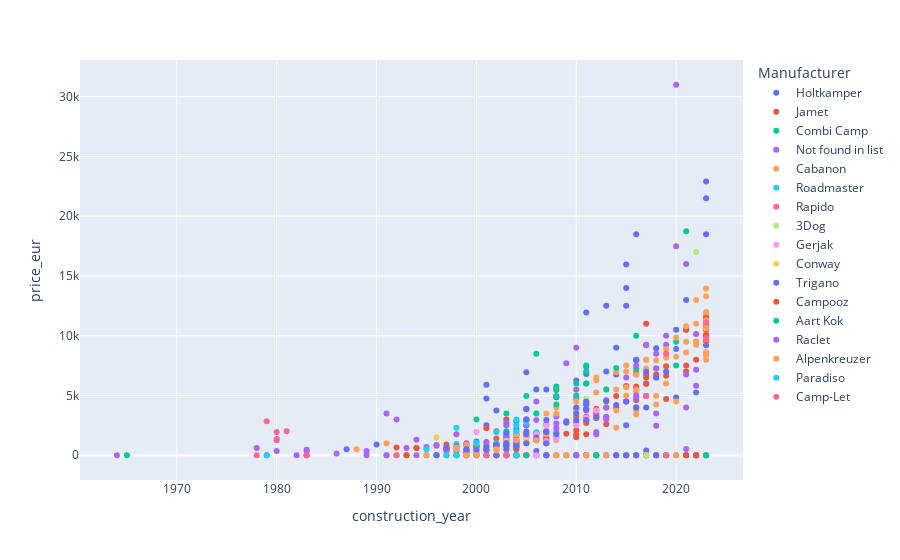

This figure's notebook cell:
### Code cell
fig = px.scatter(df_ads, x="construction_year", y="price_eur",
                color="Manufacturer",
                #  size='petal_length', 
                hover_data=['itemId','title']
                 )
fig.show()

### Figure 1 — Plotly figure (JSON) as saved in the notebook; plotly's stock layout.template omitted (floating-point values rounded to 4 significant figures; data arrays with more than 128 entries replaced by an {"elided": "..."} marker saying what was removed)
{"data": [{"customdata": {"elided": "71x2 str values"}, "hovertemplate": "Manufacturer=Holtkamper<br>construction_year=%{x}<br>price_eur=%{y}<br>itemId=%{customdata[0]}<br>title=%{customdata[1]}<extra></extra>", "legendgroup": "Holtkamper", "marker": {"color": "#636efa", "symbol": "circle"}, "mode": "markers", "name": "Holtkamper", "orientation": "v", "showlegend": true, "type": "scatter", "x": [2015, 2013, 2008, 2015, 1990, 2011, null, 2007, null, null, 2014, null, 2011, 2013, null, 2004, null, 2001, null, 2011, 2015, 2001, null, 2023, 2023, 2023, 2022, 2012, 2005, null, 2002, 2020, 2011, 2004, 2015, null, 2010, 2016, null, 2000, 2006, 2004, null, 2005, null, null, 2006, 2005, null, 2014, null, 2017, 2005, 2001, 2006, null, null, 1987, null, 2006, null, 2005, 2015, 1995, 2008, null, null, null, 2003, 2005, 2000], "xaxis": "x", "y": [15950, 7000, 4900, 0, 900, 11950, 6600, 5500, 750, 750, 6750, 1450, 6800, 12500, 3000, 0, 20750, 5900, 2500, 7395, 14000, 4750, 18295, 18495, 21495, 22895, 0, 0, 2500, 4000, 3750, 4825, 6000, 2850, 2500, 900, 6250, 18500, 445, 1150, 0, 2200, 1000, 3000, 4500, 850, 0, 0, 1200, 9000, 450, 400, 3900, 2500, 350, 4200, 2950, 500, 1700, 5500, 0, 3850, 12500, 0, 1450, 3400, 3950, 0, 0, 6950, 750], "yaxis": "y"}, {"customdata": {"elided": "222x2 str values"}, "hovertemplate": "Manufacturer=Jamet<br>construction_year=%{x}<br>price_eur=%{y}<br>itemId=%{customdata[0]}<br>title=%{customdata[1]}<extra></extra>", "legendgroup": "Jamet", "marker": {"color": "#EF553B", "symbol": "circle"}, "mode": "markers", "name": "Jamet", "orientation": "v", "showlegend": true, "type": "scatter", "x": {"elided": "222 int values"}, "xaxis": "x", "y": {"elided": "222 int values"}, "yaxis": "y"}, {"customdata": [["m2013201620", "Combi Camp Flexi Comfort XL - 2020 - Katoen - Boogluifel"], ["m2011859316", "Combi Camp Country vouwwagen 2021 model 2022"], ["m2011489639", "Combi Camp Valley 2010 met Varioluifel, Gastencabine & Mover"], ["m2013582687", "Complete Combi Camp Country 2011 met grote boogluifel"], ["m2010436853", "Combi Camp Easy vintage"], ["m2013402644", "Combi Camp Flexi Comfort XL met boogluifel"], ["m2013658566", "Combi camp Venezia"], ["m2013573708", "Combi Camp vouwwagen Venezia/Country"], ["m2002955287", "Combi camp venezia"], ["m2002861774", "Combi Camp vouwwagen 1965"], ["m2013436834", "Combi Camp Country met gastencabine 2005"], ["m2013076633", "Combi Camp venezia 2007"], ["m2012748992", "Combi camp Flexi, tent & trailer."], ["m2005834669", "Combi Camp"], ["m2012644345", "Combi camp"], ["m2012605988", "Combi Camp Flexi T&T mei 2021 met nieuwe boogluifel en hor"], ["m2012482244", "Combi Camp Country"], ["m2012460700", "Combi Camp Country"], ["m2012312446", "Combi Camp voortent en wagentent"], ["m2012296058", "Combi camp country  Xclusive 2019"], ["m2011684534", "Combi Camp Venezia"], ["m2011570287", "Combi camp country 2016"], ["m2010969034", "Combi Camp Venezia met gastencabine"], ["m2009888695", "Vouwwagen Combi Camp Valley 2007"], ["m1998299499", "Gevraagd Combi Camp Country voortent en/of voortent frame."], ["m1997828817", "Combi Camp Flexi Comfort XL 2016"], ["m2000320614", "Combi Camp Valley met gastencabine, keuken, disselbak & meer"], ["m2008176339", "Vouwwagen Combi Camp Country"], ["m1987784942", "Combi camp valley 2010 in prima staat."], ["m2007455954", "Combi Camp Country Zeer netjes en compleet"], ["m1996476072", "Vouwwagen | Combi Camp - Panda"], ["m2006203275", "Combi Camp FLEXI met boogluifel 2020"], ["m2005976654", "Vouwwagen Combi Camp Flexi Comfort XL 2016"], ["m2003661732", "Vouwwagen Combi Camp 4 persoons (nieuwe foto's)"]], "hovertemplate": "Manufacturer=Combi Camp<br>construction_year=%{x}<br>price_eur=%{y}<br>itemId=%{customdata[0]}<br>title=%{customdata[1]}<extra></extra>", "legendgroup": "Combi Camp", "marker": {"color": "#00cc96", "symbol": "circle"}, "mode": "markers", "name": "Combi Camp", "orientation": "v", "showlegend": true, "type": "scatter", "x": [2020, 2021, 2010, 2011, 1991, 2016, null, null, null, 1965, 2005, 2006, null, 2005, null, null, 2010, null, null, null, 2003, null, 2003, 2007, null, 2016, 2011, null, null, 2008, 1999, 2020, 2016, null], "xaxis": "x", "y": [9500, 18750, 0, 6000, 0, 7250, 1500, 7950, 2850, 0, 4950, 3500, 4125, 2950, 3950, 0, 0, 0, 0, 13000, 0, 9950, 2000, 0, 0, 8000, 7000, 3600, 3100, 5750, 0, 7500, 8000, 975], "yaxis": "y"}, {"customdata": {"elided": "186x2 str values"}, "hovertemplate": "Manufacturer=Not found in list<br>construction_year=%{x}<br>price_eur=%{y}<br>itemId=%{customdata[0]}<br>title=%{customdata[1]}<extra></extra>", "legendgroup": "Not found in list", "marker": {"color": "#ab63fa", "symbol": "circle"}, "mode": "markers", "name": "Not found in list", "orientation": "v", "showlegend": true, "type": "scatter", "x": {"elided": "186 int values"}, "xaxis": "x", "y": {"elided": "186 int values"}, "yaxis": "y"}, {"customdata": {"elided": "99x2 str values"}, "hovertemplate": "Manufacturer=Cabanon<br>construction_year=%{x}<br>price_eur=%{y}<br>itemId=%{customdata[0]}<br>title=%{customdata[1]}<extra></extra>", "legendgroup": "Cabanon", "marker": {"color": "#FFA15A", "symbol": "circle"}, "mode": "markers", "name": "Cabanon", "orientation": "v", "showlegend": true, "type": "scatter", "x": [2020, 2014, null, 2016, null, 2007, 2014, 2010, 2016, 2015, 2009, 2018, null, 2022, null, 2004, 2019, null, 2016, 2007, 2018, 2013, 2010, 2016, 2015, 2023, 2015, 2019, 2010, 2013, 2012, 2020, 2017, 2012, null, 2011, 2014, 2009, null, 2017, 2012, 2020, 2016, 2018, null, 2022, 2022, 2017, 2005, null, 2019, null, null, 2013, 2016, 2021, 2008, 2022, 2023, 2008, null, 2016, 2008, null, null, 2017, 2016, 2015, 2017, null, null, 2023, 2023, 2023, 2023, 2023, null, null, 2011, 2014, 2013, null, null, 2012, null, 2012, 2016, null, 2019, 2010, 2023, null, 2008, 2023, 2023, 2009, 1999, 2015, 2008], "xaxis": "x", "y": [0, 3750, 3450, 3400, 0, 3500, 6950, 4500, 5400, 5000, 0, 7950, 9450, 11000, 9500, 1650, 8150, 5500, 5500, 1750, 0, 3995, 3500, 5250, 7500, 8399, 7000, 0, 3800, 0, 5250, 8250, 0, 6495, 0, 4500, 5500, 0, 3950, 0, 3750, 9850, 6750, 0, 8250, 9495, 9250, 7250, 1799, 3300, 8900, 11290, 3950, 5500, 4000, 9500, 1250, 13000, 0, 0, 6850, 3750, 3500, 0, 4500, 7995, 0, 0, 8000, 3700, 0, 8399, 11748, 13948, 10148, 0, 4000, 5750, 0, 2300, 0, 4975, 8500, 0, 0, 6250, 0, 0, 0, 2500, 11748, 0, 0, 10898, 9599, 2750, 850, 5695, 3995], "yaxis": "y"}, {"customdata": [["m2012150395", "Goed onderhouden Roadmaster Family S met diverse upgrades"], ["m2013491662", "Nette vouwwagen - Roadmaster Family S"], ["m2013614465", "Roadmaster familie s"], ["m2013609285", "Roadmaster bj 2003"], ["m2013443554", "Roadmaster family S 8 persoons"], ["m2013424521", "Zeer complete Roadmaster Runner S"], ["m2013228140", "Vouwwagen RoadMaster Midi S"], ["m1866873768", "Roadmaster Family S"], ["m2003959677", "Roadmaster Family S"], ["m2012851421", "Vouwwagen Roadmaster Family S (2008)"], ["m2004747426", "Vouwwagen roadmaster midi"], ["m2012767978", "Roadmaster Runner S"], ["m2007993796", "Nette Roadmaster runner S vouwwagen"], ["m2012391463", "Roadmaster family S 8 personen"], ["m2012511151", "Roadmaster Midi S vouwwagen."], ["m2011802166", "Roadmaster family S 8 persoons"], ["m2005254783", "Roadmaster Family S; Vouwwagen; STAAT IN STALLING SPANJE!!"], ["m1964877244", "Vouwwagen Roadmaster Family S"], ["m2011670878", "Fantastische vouwwagen Roadmaster Family S"], ["m2011537475", "Roadmaster midi s vouwwagen bj 2000 frisse vakantieklare set"], ["m2011525347", "Vouwwagen Roadmaster midi"], ["m2011442066", "Vouwwagen Roadmaster Family S uit 2004"], ["m2011216175", "Vouwwagen Roadmaster Runner S"], ["m2011159933", "Roadmaster Runner S in goede staat met voortent en luifel"], ["m2011072035", "Roadmaster Runner S"], ["m2011070211", "Roadmaster Midi Rally S 2004"], ["m2010801656", "roadmaster vouwwagen"], ["m2010754996", "Vouwwagen - Roadmaster Family S"], ["m2010648567", "Roadmaster family extra"], ["m2010537641", "Roadmaster Family S"], ["m2010384555", "Roadmaster Family S 2008"], ["m2010000915", "Nette ruime Roadmaster Runner S vouwwagen 4, 6 - 8  personen"], ["m2009962240", "Mooie Roadmaster family S"], ["m2009936452", "Fijne zeer ruime Roadmaster vouwwagen"], ["m2005206763", "Vouwwagen Roadmaster Runner S, 8pers, met voortent en luifel"], ["m2009365435", "Roadmaster family S vouwwagen ideaal achter elektrische auto"], ["m2009288292", "Leuke Roadmaster Family S"], ["m2008900330", "Roadmaster Family S 2004"], ["m2008871919", "Vouwwagen Roadmaster Family S Blauw/Creme"], ["m2008683612", "Roadmaster Family S 6 persoons vouwwagen"], ["m2008650259", "Roadmaster midi S vouwwagen, 2 persoons"], ["m1998185672", "Roadmaster family s 6-persoons"], ["m2008468425", "Roadmaster Family S 8 persoons"], ["m2008343893", "Roadmaster family S (extra groot)"], ["m2008210162", "Roadmaster Family S"], ["m2008065658", "Vouwwagen Roadmaster Family S"], ["m2007534716", "Roadmaster familie s"], ["m2007404413", "Roadmaster Family S 2004"], ["m2006964245", "Roadmaster Family S - dubbele uitbouw uit 2003"], ["m2006925510", "Roadmaster Family S"], ["m2006310004", "Roadmaster Runner 1994"], ["m2005966359", "Roadmaster family S"], ["m2005813783", "Roadmaster Family S"], ["m1994283643", "Roadmaster Midi S vouwwagen"], ["m1985866909", "Roadmaster family S de luxe nieuwe bodem!"], ["m2005168071", "Vouwwagen roadmaster family S voor onderdelen"], ["m2004900812", "Mooie roadmaster midi"], ["m2004503955", "Vouwwagen Roadmaster Family S"], ["m2004107922", "Roadmaster Family S 2000 Incl.Luifel met zijwanden"], ["m2004076884", "Roadmaster Family S"], ["m1983816654", "Vouwwagen Roadmaster"], ["m2003216366", "Roadmaster Family S"]], "hovertemplate": "Manufacturer=Roadmaster<br>construction_year=%{x}<br>price_eur=%{y}<br>itemId=%{customdata[0]}<br>title=%{customdata[1]}<extra></extra>", "legendgroup": "Roadmaster", "marker": {"color": "#19d3f3", "symbol": "circle"}, "mode": "markers", "name": "Roadmaster", "orientation": "v", "showlegend": true, "type": "scatter", "x": [null, null, null, null, 1995, 2002, null, 2003, 2006, 2008, null, null, 2002, null, null, 2004, 2004, null, 2005, null, null, 2004, 1998, null, null, null, 1992, null, null, 1997, null, 2000, 2003, null, 2000, null, 2002, 2004, null, null, null, 2005, null, null, null, 2004, null, 2004, null, null, null, 1998, 2001, 2008, null, 1998, null, null, 2000, null, null, 2004], "xaxis": "x", "y": [2000, 950, 1000, 0, 500, 600, 850, 0, 1900, 1950, 0, 500, 1000, 1700, 1000, 2500, 0, 1500, 2750, 0, 1500, 1000, 950, 450, 0, 1500, 0, 0, 800, 0, 0, 1045, 1800, 750, 950, 1850, 1950, 0, 1000, 1600, 1500, 1500, 1750, 0, 1100, 0, 2250, 2000, 0, 1250, 0, 0, 995, 1500, 2750, 0, 500, 1350, 0, 950, 1500, 3000], "yaxis": "y"}, {"customdata": [["m2011052048", "RAPIDO klapcaravan type confort"], ["m2011975540", "Rapido export klapcaravan"], ["m2010200096", "Rapido Confort vouwcaravan klapcaravan"], ["m2009970068", "Rapido export klapcaravan"], ["m1994824679", "rapido record klapcaravan 1980"], ["m1984576445", "Rapido klapcaravan / vouwcaravan confort compleet te zien"], ["m1838460685", "Rapido klapcaravan"]], "hovertemplate": "Manufacturer=Rapido<br>construction_year=%{x}<br>price_eur=%{y}<br>itemId=%{customdata[0]}<br>title=%{customdata[1]}<extra></extra>", "legendgroup": "Rapido", "marker": {"color": "#FF6692", "symbol": "circle"}, "mode": "markers", "name": "Rapido", "orientation": "v", "showlegend": true, "type": "scatter", "x": [1980, null, 1983, 1979, 1980, 1978, 1981], "xaxis": "x", "y": [1950, 3800, 0, 2850, 1350, 0, 2000], "yaxis": "y"}, {"customdata": [["m2011704376", "3Dog Traildog 2011 tenttrailer luifel fietsendrager Cee"], ["m2011711043", "Te koop 3Dog Scoutdog kleur Khaki Sand bouwjaar 2017"], ["m1997284170", "3DOG Traildog full options!"], ["m2004772390", "3Dog Camping TrailDog OffRoader Khaki-dark"]], "hovertemplate": "Manufacturer=3Dog<br>construction_year=%{x}<br>price_eur=%{y}<br>itemId=%{customdata[0]}<br>title=%{customdata[1]}<extra></extra>", "legendgroup": "3Dog", "marker": {"color": "#B6E880", "symbol": "circle"}, "mode": "markers", "name": "3Dog", "orientation": "v", "showlegend": true, "type": "scatter", "x": [2011, 2017, null, 2022], "xaxis": "x", "y": [4750, 0, 12000, 17000], "yaxis": "y"}, {"customdata": [["m2009326457", "gerjak tago atlantic"], ["m2013562181", "Gerjak tago tenttrailer.4 meter breed en 8 meter lang."], ["m2013492746", "Vouwwagen gerjak tago amazone"], ["m1992833504", "Gerjak Tago Artic 2011"], ["m2013153809", "Gerjak Tago Settler te koop"], ["m2008918665", "Gerjak Tago Indian vouwwagen"], ["m2013043132", "Gerjak Tago Atlantic 2006 - ruime 6 a 8 p. gezins-vouwwagen"], ["m2012927692", "Gerjak Tago Atlantic Vouwwagen"], ["m2012754551", "Gerjak tago indian 2007"], ["m2012570968", "SUPER NETTE GERJAK Tago Settler Crossing 2012!!"], ["m2012377138", "Gerjak Tago Artic 2011 vouwwagen"], ["m1971753062", "Gerjak Tago Settler 2012"], ["m2011715375", "Gerjak Tago River 2003"], ["m1981581424", "Gerjak Indian Tago Vouwwagen (4-6 personen)"], ["m2011470949", "Erg ruime Tago / Gerjak vouwwagen"], ["m1970932486", "Gerjak Ranger Safari"], ["m2010929435", "Gerjak Tago Vouwwagen uit 2005"], ["m2010616819", "Vouwwagen Gerjak Settler uit 2010 met complete inboedel"], ["m2010535061", "Gerjak Tago vouwwagen 2004"], ["m2010415206", "Gerjak Tago Atlantic uit 2006 - Ruime 6-persoons vouwwagen"], ["m2009557269", "Gerjak Tago Atlantic 2007"], ["m2009057995", "Gerjak Tago Indian"], ["m1978620009", "Gerjak Tago Indian 4-8 persoons vouwwagen Incl inventaris"], ["m2006308346", "Gerjak Tago Settler Crossing - 4 tot 6 pers incl imperiaal"], ["m1996223760", "Vouwwagen  Gerjak Tago Indian"], ["m1986326921", "Vouwwagen Gerjak Tago Amazone 2005"], ["m2004893783", "Gerjak Tago Atlantic Vouwwagen 4 tot  8 persoons"], ["m2004311141", "gerjak tago indian"], ["m2003403338", "Gerjak Tago Indian | 4-8 persoons | Voortent en luifel | Gas"]], "hovertemplate": "Manufacturer=Gerjak<br>construction_year=%{x}<br>price_eur=%{y}<br>itemId=%{customdata[0]}<br>title=%{customdata[1]}<extra></extra>", "legendgroup": "Gerjak", "marker": {"color": "#FF97FF", "symbol": "circle"}, "mode": "markers", "name": "Gerjak", "orientation": "v", "showlegend": true, "type": "scatter", "x": [null, 2005, null, 2011, 2008, 2007, 2006, 2006, 2007, null, null, 2012, 2003, 2005, 2000, 2012, 2005, null, 2004, null, 2007, 2005, 2007, 2010, 2000, null, null, null, 2005], "xaxis": "x", "y": [1800, 1500, 1450, 3150, 1400, 2500, 1750, 0, 2100, 0, 3000, 3200, 0, 1800, 0, 3750, 1500, 1950, 1195, 1750, 1200, 0, 2000, 2500, 1950, 1490, 2500, 2200, 1500], "yaxis": "y"}, {"customdata": [["m2013437824", "Conway Mirage vouwwagen"], ["m2013375804", "Conway vouwwagen 2003 extra lang 6 persoons"], ["m2013252142", "Conway Cruiser pop up vouwwagen"], ["m2002414200", "Conway Canterbury dl vouwwagen 6-pers"], ["m2012381377", "Conway Cortina vouwwagen"], ["m2010335261", "Conway vouwwagen  Met toebehoren"], ["m2011531350", "Nette Conway Vouwagen!"], ["m2010417919", "Vouwwagen Conway"], ["m2009795264", "Vintage Conway Cruiser uit 1996"], ["m2007989996", "Conway Classic Trio 2003 Vouwwagen"], ["m1987835378", "Vouwwagen conway"], ["m2006737866", "Conway Vision Vouwwagen 6 persoons"], ["m1995732762", "Vouwwagen conway camberley 350dl"], ["m2003526929", "Vouwwagen Conway Trio Classic 2006 in uitstekende staat"]], "hovertemplate": "Manufacturer=Conway<br>construction_year=%{x}<br>price_eur=%{y}<br>itemId=%{customdata[0]}<br>title=%{customdata[1]}<extra></extra>", "legendgroup": "Conway", "marker": {"color": "#FECB52", "symbol": "circle"}, "mode": "markers", "name": "Conway", "orientation": "v", "showlegend": true, "type": "scatter", "x": [1998, 2003, 1992, null, null, null, null, null, 1996, 2003, null, null, null, 2005], "xaxis": "x", "y": [600, 1200, 0, 0, 0, 0, 825, 300, 1499, 550, 600, 500, 0, 1250], "yaxis": "y"}, {"customdata": {"elided": "122x2 str values"}, "hovertemplate": "Manufacturer=Trigano<br>construction_year=%{x}<br>price_eur=%{y}<br>itemId=%{customdata[0]}<br>title=%{customdata[1]}<extra></extra>", "legendgroup": "Trigano", "marker": {"color": "#636efa", "symbol": "circle"}, "mode": "markers", "name": "Trigano", "orientation": "v", "showlegend": true, "type": "scatter", "x": [2010, null, null, 2001, null, null, null, 2003, null, 2011, 2016, 2016, 2018, 2009, 2011, 1998, 2019, null, 2020, 2007, null, null, null, 2002, 2018, 2021, 2014, 2003, null, null, null, 2017, null, 2015, 2002, null, 2003, 2000, 2003, 2010, 2023, 2007, null, 2018, null, 1997, null, 2011, null, null, null, null, null, null, 2001, null, null, 2008, 1998, null, null, 2015, 2004, 2004, 2004, null, 2016, 2007, null, 2013, null, 2013, null, 2021, null, 2022, 2005, null, 2020, null, 2005, null, 2011, null, 2014, null, 2012, 1996, 2009, null, 2018, 2010, null, null, null, 2001, 1999, 1999, null, 2007, 2002, 2008, null, null, null, null, 2000, 2006, 2005, null, null, 2016, null, 2005, 2007, null, 2003, 2011, null, null, 2001, 2017], "xaxis": "x", "y": [3500, 850, 1000, 395, 300, 0, 650, 550, 5000, 4500, 0, 0, 0, 2750, 3850, 349.9, 6995, 550, 8900, 1000, 1150, 7500, 1400, 850, 6500, 0, 0, 1000, 6475, 1200, 2500, 4000, 3150, 4500, 850, 500, 800, 450, 1850, 2950, 9195, 2950, 1250, 8950, 750, 650, 500, 4250, 1995, 3500, 3500, 1300, 3250, 500, 0, 5000, 875, 4850, 750, 1200, 0, 0, 750, 950, 1300, 0, 3995, 1950, 500, 4600, 0, 3200, 395, 12999, 750, 5250, 1990, 350, 10500, 950, 995, 9500, 2950, 3750, 4200, 750, 3200, 0, 2850, 0, 0, 4000, 750, 3800, 450, 490, 0, 500, 700, 1995, 0, 1750, 900, 2150, 600, 750, 0, 1475, 2995, 500, 400, 7950, 0, 1750, 0, 0, 1000, 4250, 475, 0, 695, 6995], "yaxis": "y"}, {"customdata": [["m2013587996", "Campooz lazy Jack trekking"], ["m2012784750", "Campooz Lazy Jack camping variant extra luifel,Ugly Betty"], ["m2013023795", "Campooz Lazy Jack Camping 2021"], ["m2012458940", "Campooz Sleepy Joe - Uit voorraad"], ["m2012456015", "Campooz Lazy Jack - Uit voorraad"], ["m2012453018", "Campooz Fat Freddy - Uit voorraad"], ["m2001715130", "Campooz"], ["m2011386015", "Campooz Sleepy Joe Trekking"], ["m2011385912", "Campooz Lazy Jack Camping"], ["m2011385851", "Campooz Lazy Jack Trekking"], ["m2011385416", "Campooz Fat Freddy Camping"], ["m2011385352", "Campooz Fat Freddy Trekking"], ["m2011385199", "Campooz Sleepy Joe Camping"], ["m2010971926", "CampooZ Lazy Jack compleet en luxe uitvoering modeljaar 2022"], ["m2010181822", "Campooz Fat Freddy Trekking"], ["m2010181266", "Campooz Fat Freddy Camping"], ["m2010163227", "campooz Fat Freddy"], ["m2008805546", "Campooz Fat Freddy Camping Voortent"], ["m2008804502", "Campooz Lazy Jack Trekking Zonneluifel"], ["m2008804321", "Campooz Fat Freddy Trekking Zonneluifel"], ["m1997249751", "Campooz Fat Freddy Camping 2023"], ["m2006641976", "Campooz Sleepy Joe"], ["m2005327434", "Campooz"], ["m1799475447", "Vouwwagen verhuur CampooZ FAT FREDDY en LAZY  JACK Campooz"], ["m2003033771", "Campooz Lazy Jack Camping"], ["m2003033729", "Campooz Lazy Jack Trekking"], ["m2003033321", "Campooz Red Ruby"]], "hovertemplate": "Manufacturer=Campooz<br>construction_year=%{x}<br>price_eur=%{y}<br>itemId=%{customdata[0]}<br>title=%{customdata[1]}<extra></extra>", "legendgroup": "Campooz", "marker": {"color": "#EF553B", "symbol": "circle"}, "mode": "markers", "name": "Campooz", "orientation": "v", "showlegend": true, "type": "scatter", "x": [null, null, 2021, 2023, 2023, 2023, 2017, 2023, 2023, 2023, 2023, 2023, 2023, null, null, null, null, 2023, 2023, 2023, 2023, null, null, 2022, null, null, null], "xaxis": "x", "y": [0, 0, 0, 10550, 10950, 9600, 11000, 10550, 11400, 10950, 10050, 9600, 11000, 0, 9600, 10050, 6100, 10050, 10950, 9600, 11500, 10550, 0, 0, 11400, 10950, 13900], "yaxis": "y"}, {"customdata": [["m2002985687", "Aart Kok Kariba Game Drive beige / oker (2008)"], ["m2013379947", "Aart kok Livingstone Game Drive"], ["m2013323885", "Aart Kok Kavango (‘17) Game Drive L&L incl. Keuken"], ["m2013153314", "Aart Kok Zambezi Original uit 2000"], ["m2013014164", "Aart Kok Zambezi Original vouwwagen"], ["m2012809626", "Aart Kok tuareg game drive 2023. 2 weken gebruikt"], ["m2012699444", "Aart Kok Kampala Game Drive - 2008"], ["m2012533788", "Aart Kok Zambezi River Lodge compleet"], ["m2012124551", "Aart Kok Livingstone  River Lodge Game Drive"], ["m2011703772", "Vouwwagen Aart Kok, Kariba, 6 persoons, 2011, incl keuken"], ["m2011583357", "Zambezi Original - Aart Kok"], ["m2011183844", "Aart Kok Kavango Game Drive 2014"], ["m2010700477", "Aart Kok Tundra 2011 inclusief jaar stalling in Amersfoort"], ["m2008357659", "Aart Kok Kavango Game Drive 2011 vouwwagen"], ["m1999763859", "Aart Kok Kariba (2010)"], ["m2009913996", "Aart Kok Kavango model 2010"], ["m2009566723", "Zeer complete Aart Kok Kavango Gamedrive incl. loungebank"], ["m2009272126", "Aart Kok Kariba Tent Trailer Zeer netjes en compleet"], ["m2009269159", "Aart Kok Tundra vouwwagen"], ["m2009105455", "Aart kok vouwwagen, type tundra"], ["m2008801844", "Aart Kok Zambezi Offroad Tenttrailer"], ["m2006189451", "Aart Kok Zambezi Cross Road 2020 - In nieuwstaat"], ["m2005707780", "Aart Kok Kavango (2008)  te koop per 1-9-2023"], ["m2004186033", "Aart Kok Kariba 2008"], ["m2003898784", "Aart Kok Kampala vouwwagen"]], "hovertemplate": "Manufacturer=Aart Kok<br>construction_year=%{x}<br>price_eur=%{y}<br>itemId=%{customdata[0]}<br>title=%{customdata[1]}<extra></extra>", "legendgroup": "Aart Kok", "marker": {"color": "#00cc96", "symbol": "circle"}, "mode": "markers", "name": "Aart Kok", "orientation": "v", "showlegend": true, "type": "scatter", "x": [2008, null, null, 2000, 2003, 2023, 2008, 2012, 2012, 2010, 2006, 2014, null, 2011, null, 2010, 2016, 2008, null, null, 2005, 2019, null, null, 2013], "xaxis": "x", "y": [5500, 0, 9995, 3000, 3500, 0, 4250, 0, 0, 5000, 8500, 7300, 0, 7500, 5600, 6000, 10000, 4950, 2900, 0, 0, 0, 5995, 5250, 5500], "yaxis": "y"}, {"customdata": [["m2013424136", "Vouwwagen Raclet Safari GL model 2022 (als nieuw!)"], ["m2013248565", "Vouwwagen Raclet Safari GL 2013"], ["m2012131749", "Raclet Pamploma Junior uit 2013"], ["m2012910983", "Vouwwagen Raclet Allegra met voortent, erker en luifel"], ["m2012814793", "Raclet Jasmin Vouwwagen - 2008"], ["m2012813424", "Vouwwagen Raclet Safari GL 2013"], ["m2012663175", "vouwwagen raclet"], ["m2011341532", "Raclet safari gl"], ["m2010938232", "Vouwwagen Safari Raclet"], ["m2009618599", "Raclet Panama UpGL uit 2015 met inboedel en gastencabine."], ["m1999692220", "Vouwwagen Raclet"], ["m2009958922", "Raclet Panama up 2022"], ["m2009005168", "Raclet Safari GL"], ["m2008471788", "Raclet Panama Up GL"], ["m1999078018", "Vouwwagen Raclet quickstop x-trail"], ["m2005836380", "Raclet Panama Up Vouwwagen Fietsendrager BJ 2018 (bj 2018)"], ["m1995355016", "Raclet 6-persoons vouwwagen"], ["m2004638972", "Raclet jade"], ["m2003397818", "Vouwwagen Raclet Jasmin"]], "hovertemplate": "Manufacturer=Raclet<br>construction_year=%{x}<br>price_eur=%{y}<br>itemId=%{customdata[0]}<br>title=%{customdata[1]}<extra></extra>", "legendgroup": "Raclet", "marker": {"color": "#ab63fa", "symbol": "circle"}, "mode": "markers", "name": "Raclet", "orientation": "v", "showlegend": true, "type": "scatter", "x": [null, 2013, null, null, 2008, 2013, 2000, 2013, 2010, null, null, null, 2018, 2015, 2016, 2018, 2001, null, null], "xaxis": "x", "y": [10500, 3200, 2500, 2125, 2250, 3000, 0, 4000, 0, 0, 200, 9750, 8500, 6500, 5000, 2475, 1100, 450, 0], "yaxis": "y"}, {"customdata": [["m2003749582", "ALPENKREUZER VANDAAG VOOR €200 AF TE HALEN! STAAT IN DE WEG"], ["m2012886236", "Alpenkreuzer Super GT"], ["m2012871094", "Zeer ruime, complete vouwwagen Alpenkreuzer Parade"], ["m2012814846", "Alpenkreuzer Parade vouwwagen- 2004"], ["m2012462198", "alpenkreuzer tempo"], ["m2012446469", "Alpenkreuzer Campfire - Aanbieding"], ["m2012441876", "Alpenkreuzer Waterfront Green - Uit voorraad"], ["m2011235592", "Vouwwagen Alpenkreuzer Allure"], ["m1845392731", "alpenkreuzer parade sl"], ["m2010802138", "Alpenkreuzer parade vouwwagen 6 persoons zo goed als nieuw"], ["m2010671975", "Alpenkreuzer Duet (919785)"], ["m2000166582", "Alpenkreuzer vouwwagenTempo"], ["m2010603814", "Vouwwagen Alpenkreuzer Parade 2006"], ["m2010601275", "Vouwwagen Alpenkreuzer Duet (6-persoons)"], ["m2004316166", "Alpenkreuzer vouwwagen"], ["m2010361698", "Alpenkreuzer Parade vouwwagen 2000"], ["m2010272180", "Alpenkreuzer Openair - SHOWMODEL"], ["m2009852183", "Alpenkreuzer Parade Royale"], ["m2009559756", "Alpenkreuzer Campfire MET LUIFEL"], ["m2009228561", "Alpenkreuzer Campfire 2022"], ["m2009212162", "Alpenkreuzer Parade XL vouwwagen"], ["m2006517999", "Zeer ruime Alpenkreuzer Parade met voortent, luifel en meer"], ["m2007558415", "Alpenkreuzer Parade"], ["m2007417620", "Alpenkreuzer tempo, 1998"], ["m2003119974", "Alpenkreuzer campfire vouwwagen"], ["m2007052323", "Alpenkreuzer Openair INCL. BIJZETTENT / LUIFEL"], ["m2007052308", "Alpenkreuzer Waterfront INCL. BIJZETTENT / LUIFEL"], ["m2007052268", "Alpenkreuzer Campfire INCLUSIEF LUIFEL"], ["m2006891434", "alpenkreuzer allure"], ["m2006498949", "Alpenkreuzer Openair"], ["m2006498707", "Alpenkreuzer Waterfront"], ["m2006498551", "Alpenkreuzer Campfire"], ["m2005662707", "Alpenkreuzer vouwwagen Super GT, hardtop"], ["m2005272013", "Vouwwagen Alpenkreuzer 2018"], ["m2003623458", "Alpenkreuzer Duet 2018 - 2 pers. snelopzetter."], ["m2002540056", "Alpenkreuzer Openair"], ["m2002525838", "Alpenkreuzer Campfire"], ["m2002524896", "Alpenkreuzer Waterfront"], ["m2002058492", "Alpenkreuzer Waterfront"]], "hovertemplate": "Manufacturer=Alpenkreuzer<br>construction_year=%{x}<br>price_eur=%{y}<br>itemId=%{customdata[0]}<br>title=%{customdata[1]}<extra></extra>", "legendgroup": "Alpenkreuzer", "marker": {"color": "#FFA15A", "symbol": "circle"}, "mode": "markers", "name": "Alpenkreuzer", "orientation": "v", "showlegend": true, "type": "scatter", "x": [null, null, 1999, 2004, 2000, 2023, 2023, null, null, 2019, 2020, 2002, 2006, 2002, null, 2000, 2021, 1995, 2021, null, null, 1998, null, 1998, null, 2023, 2023, 2023, 1988, 2023, 2023, 2023, 1991, 2018, 2018, null, null, null, 2023], "xaxis": "x", "y": [350, 500, 0, 1250, 0, 10995, 8595, 395, 0, 6000, 4500, 400, 1250, 500, 125, 0, 10795, 0, 8595, 9250, 750, 500, 0, 650, 9250, 13305, 9735, 11290, 500, 11995, 8595, 10595, 1000, 4250, 4950, 11995, 10595, 8595, 7995], "yaxis": "y"}, {"customdata": [["m2013280835", "paradiso vouwwagen 1979"], ["m2000299866", "Grand Paradiso"], ["m2010405658", "Fantastisch paradiso vouwwagen"], ["m2010315842", "Paradiso vouwwagen"], ["m2009839574", "Vouwwagen Paradiso"], ["m2002392018", "Paradiso Ideale Beach 1998 - Vouwwagen"]], "hovertemplate": "Manufacturer=Paradiso<br>construction_year=%{x}<br>price_eur=%{y}<br>itemId=%{customdata[0]}<br>title=%{customdata[1]}<extra></extra>", "legendgroup": "Paradiso", "marker": {"color": "#19d3f3", "symbol": "circle"}, "mode": "markers", "name": "Paradiso", "orientation": "v", "showlegend": true, "type": "scatter", "x": [1979, null, null, null, 1998, 1998], "xaxis": "x", "y": [0, 0, 2250, 1400, 2300, 0], "yaxis": "y"}, {"customdata": [["m2012707884", "Isabella Camp-Let Passion vouwwagen 2019 (snelle opzetter)"], ["m2012597353", "Camp-let Concorde Vouwwagen"], ["m2012468230", "Camp-let Passion - Uit voorraad"], ["m2012466560", "Camp-let North - Uit voorraad"], ["m2012632401", "Camp-let Concorde 2009 vouwwagen"], ["m2011569090", "Camp-let Concorde"], ["m2011356422", "Camp-let Dream"], ["m2010717483", "Te koop mooie Camp-let Concorde"], ["m2010306077", "Camp-Let Concorde, bouwjaar 1995, geremd, en 123 systeem."], ["m2009989728", "Camp-let Limited Edition 2014 als NIEUW!"], ["m2009503741", "Camp-let 2GO Geremd, 123 systeem"], ["m2009274375", "Camp-let Apollo"], ["m2004108616", "Camp-let North 2023 Direct leverbaar"], ["m2003295077", "Camp-Let vouwwagen te koop"]], "hovertemplate": "Manufacturer=Camp-Let<br>construction_year=%{x}<br>price_eur=%{y}<br>itemId=%{customdata[0]}<br>title=%{customdata[1]}<extra></extra>", "legendgroup": "Camp-Let", "marker": {"color": "#FF6692", "symbol": "circle"}, "mode": "markers", "name": "Camp-Let", "orientation": "v", "showlegend": true, "type": "scatter", "x": [2019, null, 2023, 2023, null, 2003, 2019, 2001, null, null, 2017, 1992, 2023, null], "xaxis": "x", "y": [8500, 1250, 11099, 9799, 2995, 0, 0, 0, 550, 0, 4950, 0, 9799, 2550], "yaxis": "y"}], "layout": {"legend": {"title": {"text": "Manufacturer"}, "tracegroupgap": 0}, "margin": {"t": 60}, "xaxis": {"anchor": "y", "domain": [0, 1], "title": {"text": "construction_year"}}, "yaxis": {"anchor": "x", "domain": [0, 1], "title": {"text": "price_eur"}}}}
